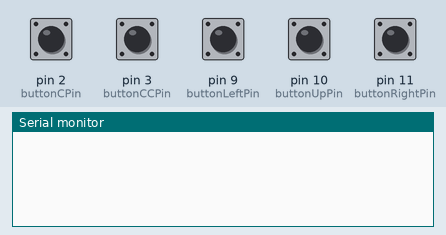
The sketch below on a simulated Arduino Uno, built with avr-gcc and run on an emulated ATmega328P. Shown: the last lines printed to the serial monitor. The inputs (shaded band) are chosen by the test bench; at power-on: pin 2 (buttonCPin), pin 3 (buttonCCPin), pin 9 (buttonLeftPin), pin 10 (buttonUpPin), pin 11 (buttonRightPin) HIGH.

Above: at 1.9 s.
2.0 s: pin 2 (buttonCPin) pulled LOW for 0.65 s
At 3.0 s:
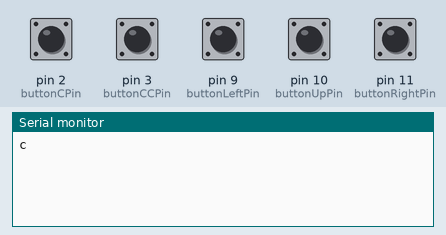
4.2 s: pin 3 (buttonCCPin) pulled LOW for 0.65 s
At 5.3 s:
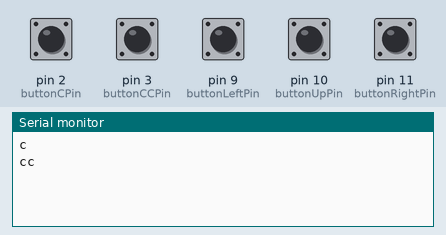
6.3 s: pin 9 (buttonLeftPin) pulled LOW for 0.65 s
At 7.5 s:
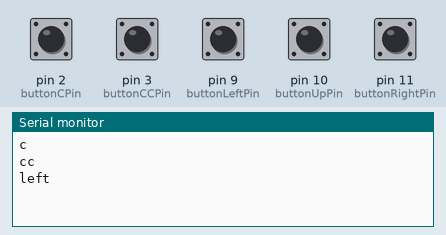
8.5 s: pin 10 (buttonUpPin) pulled LOW for 0.65 s
At 9.8 s:
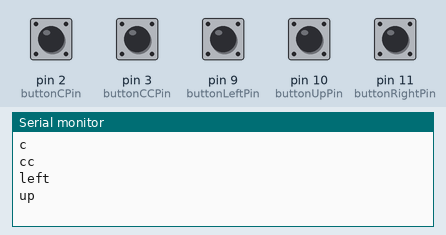
10.6 s: pin 11 (buttonRightPin) pulled LOW for 0.65 s
At 12.0 s:
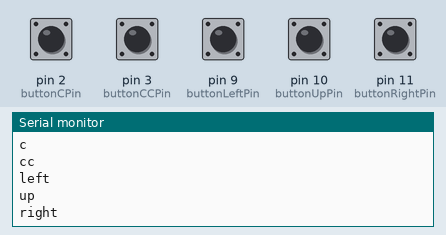

Measured:
- after the input at 2.0 s, the serial monitor: prints a new line after 0.70 s (image 1)
- after the input at 4.2 s, the serial monitor: prints a new line after 0.65 s (image 2)
- after the input at 6.3 s, the serial monitor: prints a new line after 0.70 s (image 3)
- after the input at 8.5 s, the serial monitor: prints a new line after 0.65 s (image 4)
- after the input at 10.6 s, the serial monitor: prints a new line after 0.70 s (image 5)

The sketch:

finale.ino
```cpp
// Define the pin numbers for the buttons
const int buttonUpPin = 10;    // Button for 'Up'
const int buttonCCPin = 3;  // Button for 'turn counterclockwise'
const int buttonCPin = 2;  // Button for 'turn clockwise'
const int buttonLeftPin = 9;  // Button for 'Left'
const int buttonRightPin = 11; // Button for 'Right'


void setup() {
  // Initialize Serial communication
  Serial.begin(9600);
  // Initialize buzzer
  // Set button pins as inputs
  pinMode(buttonUpPin, INPUT_PULLUP);
  pinMode(buttonCCPin, INPUT_PULLUP);
  pinMode(buttonCPin, INPUT_PULLUP);
  pinMode(buttonLeftPin, INPUT_PULLUP);
  pinMode(buttonRightPin, INPUT_PULLUP);
}


void loop() {
  // Read the state of each button
  int upState = digitalRead(buttonUpPin);
  int CCState = digitalRead(buttonCCPin);
  int CState = digitalRead(buttonCPin);
  int leftState = digitalRead(buttonLeftPin);
  int rightState = digitalRead(buttonRightPin);
  delay(500);
  // Determine which button is pressed and print corresponding direction
  if (upState == LOW) {
    Serial.println("up");
  }
  else if (CCState == LOW) {
    Serial.println("cc");
  }
  else if (CState == LOW) {
    Serial.println("c");
  }
  else if (leftState == LOW) {
    Serial.println("left");
  }
  else if (rightState == LOW) {
    Serial.println("right");
  }
  else{
    delay(50);
    Serial.println("");
  }
}
```
